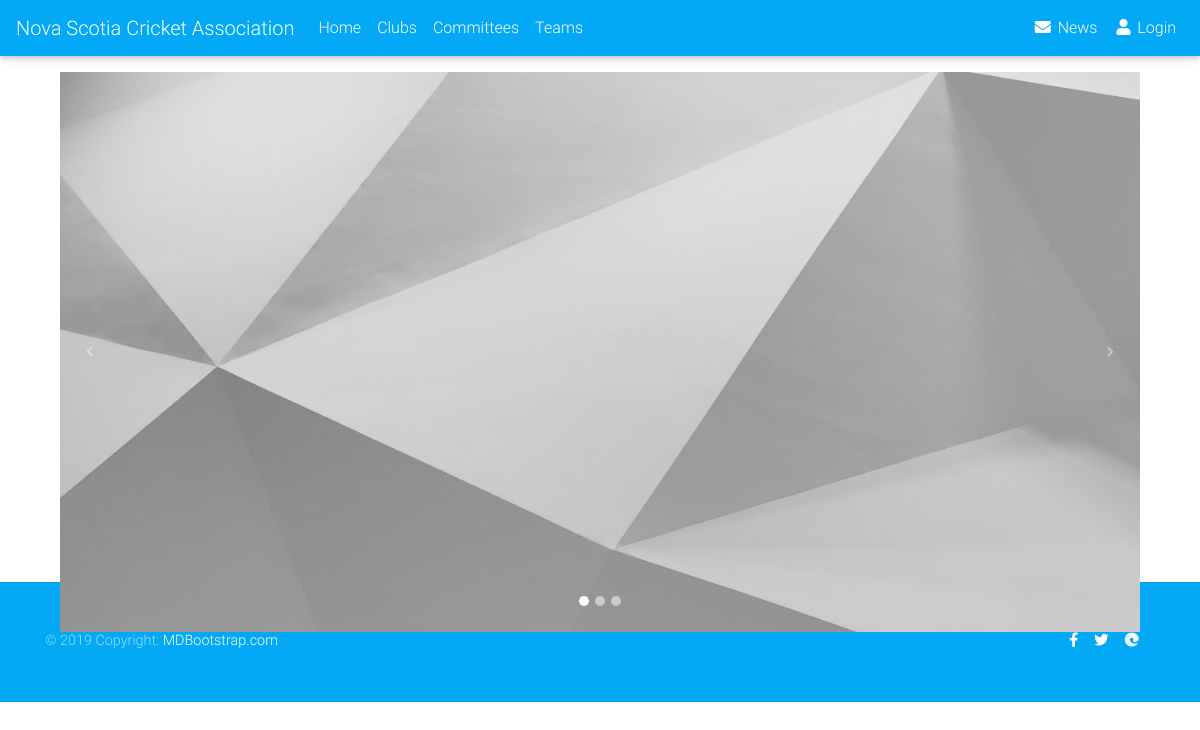
The page /devProgram.php on the database as committed earlier.
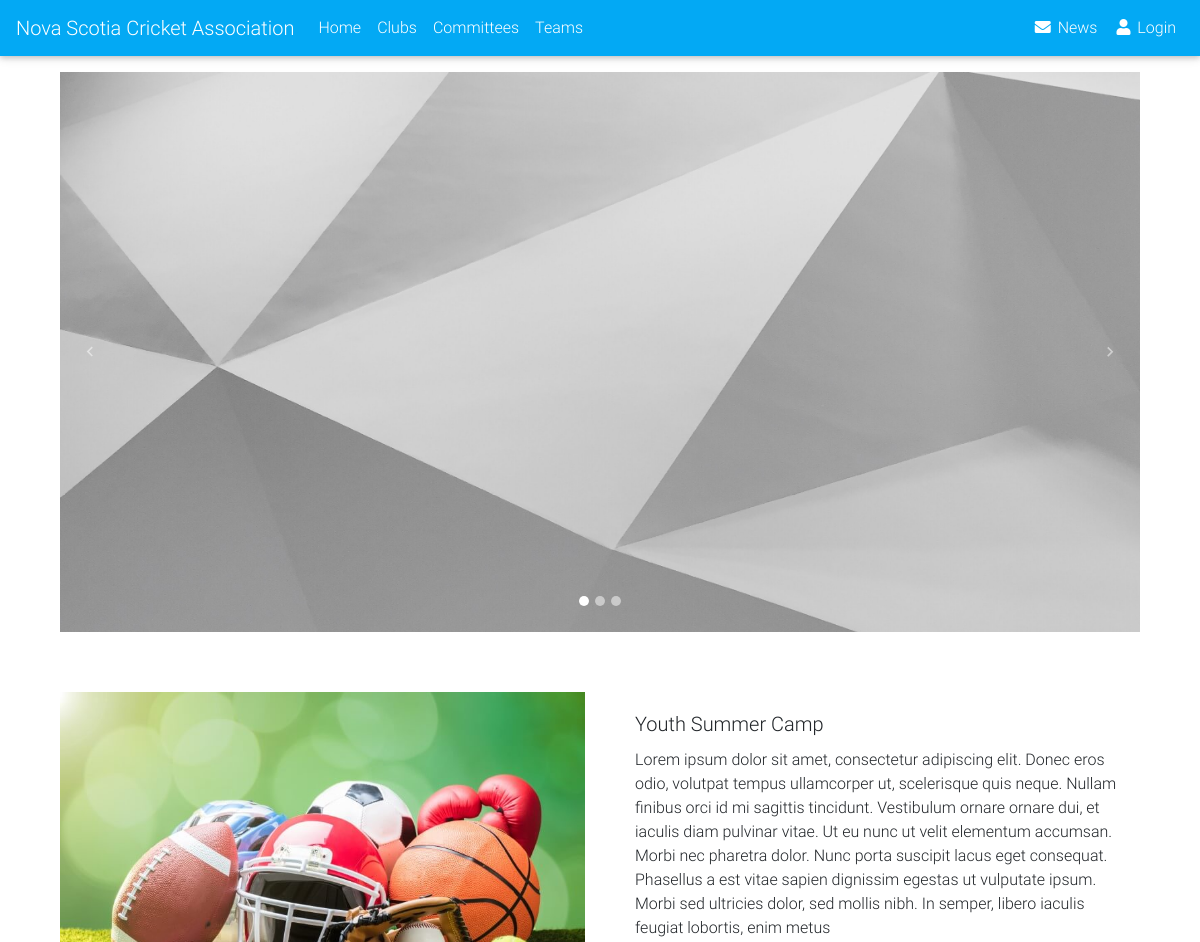
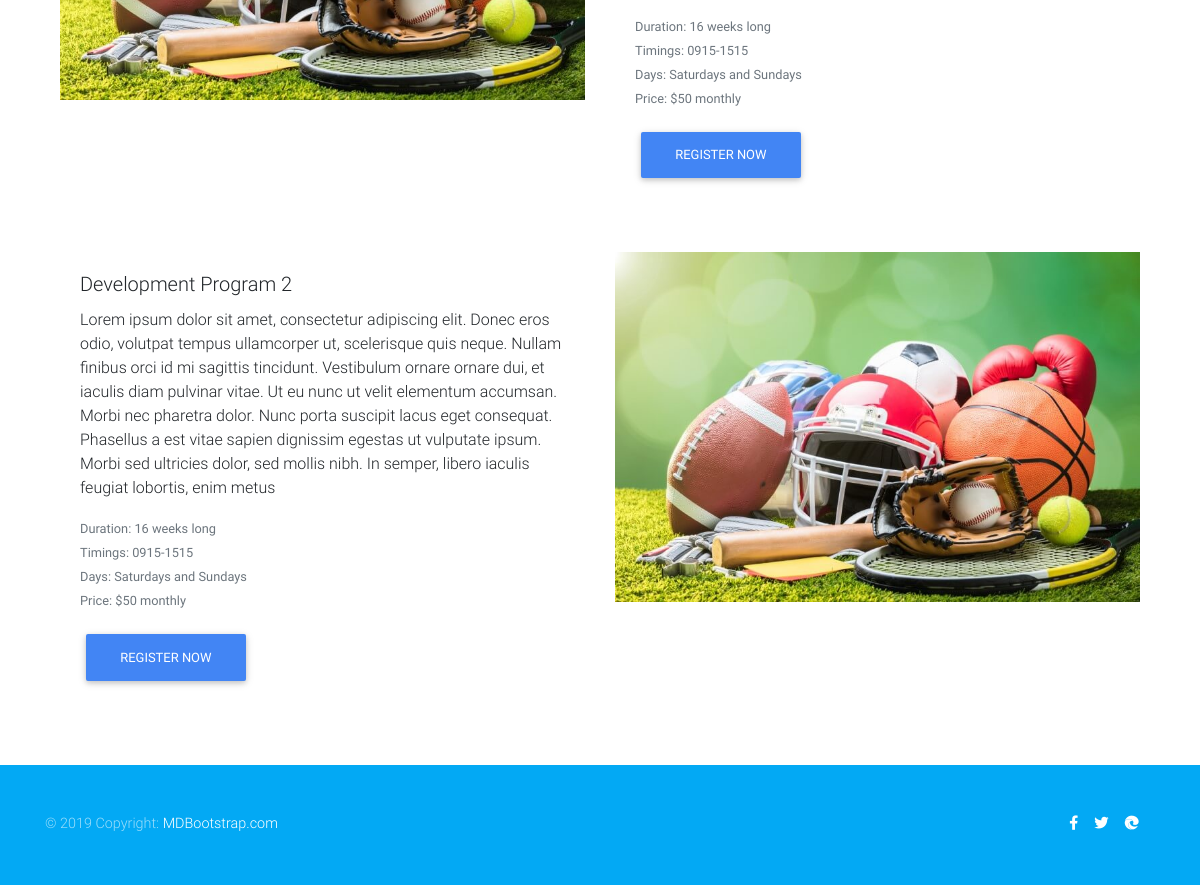
The same page on the database as committed later (2 pictures, top to bottom).
### tables this page shows
CREATE TABLE `nsca_devprograms` (
  `DevID` int NOT NULL,
  `Name` varchar(64) DEFAULT NULL,
  `Duration` varchar(64) DEFAULT NULL,
  `Description` varchar(512) DEFAULT NULL,
  `Time` varchar(64) DEFAULT NULL,
  `Charges` varchar(64) DEFAULT NULL,
  `Type` varchar(64) DEFAULT NULL,
  `DaysRun` varchar(64) DEFAULT NULL,
  `imgFolder` varchar(120) NOT NULL DEFAULT './img/DevProgram/default.jpg'
);

### devProgram.php (the view, shortened to what this page needs)
<?php
include 'includes/components/header.php';
?>
<link rel="stylesheet" type="text/css" href="../../css/devProgram.css">
<body>
    <div class = "content">
        <div class = "content-inside">
            <div id="carousel" class="carousel slide" data-ride="carousel">
                <ol class="carousel-indicators">
                    <li data-target="#carousel" data-slide-to="0" class="active"></li>
                    <li data-target="#carousel" data-slide-to="1"></li>
                    <li data-target="#carousel" data-slide-to="2"></li>
                </ol>
                <div class="carousel-inner" style="height: 70vh; width: 90vw; margin: auto; margin-top: 2vh;">
                    <div class="carousel-item active">
                        <img class="d-block w-100" src="./img/DevProgram/banner1-1.jpg" alt="First slide">
                    </div>
                </div>
                <a class="carousel-control-prev" href="#carousel" role="button" data-slide="prev">
                    <span class="carousel-control-prev-icon" aria-hidden="true"></span>
                </a>
                <a class="carousel-control-next" href="#carousel" role="button" data-slide="next">
                    <span class="carousel-control-next-icon" aria-hidden="true"></span>
                </a>
            </div>
            <?php
                $sql = "SELECT * FROM nsca_devPrograms";
                $result = $conn->query($sql);
                $class = "";
                if ($result->num_rows > 0) {
                    $counter = 0;
            ?>
            <div class="programs-board">
                <?php
                    while ($row = $result->fetch_assoc()) {
                        $counter++;
                        if ($counter%2 == 0) {
                            $class = "col order-last";
                        } else {
                            $class = "col";
                        }
                        echo "
                            <div class='mb-5' >
                            <div class='row g-0'>
                                <div class='$class'>
                                <img src='".$row["imgFolder"]."' style='width:100%' alt='description'>
                                </div>
                                <div class='col'>
                                    <div class='card-body'>
                                        <h5 class='card-title'>".$row["Name"]."</h5>
                                        <p class='card-text'>".$row["Description"]."</p>
                                        <p class='card-text'><small class='text-muted'>Duration: ".$row["Duration"]." long</small><br>
                                        <small class='text-muted'>Timings: ".$row["Time"]."</small><br>
                                        <small class='text-muted'>Days: ".$row["DaysRun"]."</small><br>
                                        <small class='text-muted'>Price: ".$row["Charges"]."</small></p>
                                        <a href='./regDevProgram.php?devID=".$row["DevID"]."' class='btn btn-primary'>Register Now</a>
                                    </div>
                                </div>
                            </div>
                        </div>
                        ";
                    }
                }
                ?>
            </div>
        </div>
    </div>
    <?php
        include 'includes/components/footer.php';
    ?>
</body>

### includes/components/header.php (shortened to what this page needs)
<!doctype html>
<html lang="en">
<head>
    <link rel="stylesheet" href="https://use.fontawesome.com/releases/v5.8.2/css/all.css">
    <link rel="stylesheet" type="text/css" href="../../css/bootstrap.css">
    <link rel="stylesheet" type="text/css" href="../../css/mdb.min.css">
    <link rel="stylesheet" type="text/css" href="../../css/style.css">
</head>
<?php
    if (!isset($loginOrRegistrationPage)) {
?>
<body>
<nav class="navbar navbar-expand-lg navbar-dark light-blue">
    <a class="navbar-brand" href="../../">Nova Scotia Cricket Association</a>
    <div class="collapse navbar-collapse" id="navbarNav">
        <ul class="navbar-nav">
            <li class="nav-item">
                <a class="nav-link" href="../../">Home <span class="sr-only">(current)</span></a>
            </li>
            <li class="nav-item">
                <a class="nav-link" href="../../Club.php">Clubs</a>
            </li>
            <li class="nav-item">
                <a class="nav-link" href="../../Committees.php">Committees</a>
            </li>
            <li class="nav-item">
                <a class="nav-link" href="../../TeamPage.php">Teams</a>
            </li>
        </ul>
        <ul class="navbar-nav ml-auto">
            <li class="nav-item">
                <a class="nav-link waves-effect waves-light" href="../../news.php">
                    <i class="fas fa-envelope"></i> News
                </a>
            </li>
            <?php
            if (isset($_SESSION['LoggedIn']) && $_SESSION['LoggedIn'] == true) { ?>
            <li class="nav-item dropdown">
                <a class="nav-link dropdown-toggle" id=\"navbarDropdownMenuLink-333\" data-toggle="dropdown"
                   aria-haspopup="true" aria-expanded="false">
                    <i class="fas fa-user"></i> <?php echo $_SESSION['FirstName']." ".$_SESSION['LastName']?> </a>
                <div class="dropdown-menu dropdown-menu-right dropdown-default\" aria-labelledby=\"navbarDropdownMenuLink-333\">
                    <a class="dropdown-item" href="../../UserProfile.php">My Profile</a>
                    <div class="dropdown-divider"></div>
                    <?php
                        if (isset($_SESSION['User_ID']) && CheckRole($_SESSION['User_ID']) == 'Admin') {
                            ?>
                            <a class="dropdown-item" href="../../admin/dashboard.php">Admin Dashboard</a>
                            <?php
                        }
                        if(preg_match("/admin/", $_SERVER["PHP_SELF"]) == 1) {
                            echo  '<a class="dropdown-item" href="../includes/components/logout.php">Logout</a>';
                        }
                        else {
                            echo '<a class="dropdown-item" href="includes/components/logout.php">Logout</a>';
                        }
                    ?>
                </div>
            </li>
            <?php
            } else {
                ?>
                <li class="nav-item">
                <a class="nav-link waves-effect waves-light" href="loginform.php">
                    <i class="fas fa-user"></i> Login
                </a>
                </li>
        <?php
            }
            ?>
        </ul>
    </div>
</nav>
            <?php
    }
?>

### includes/components/footer.php (shortened to what this page needs)
<footer class="page-footer font-small light-blue py-5" style="height: 120px;">
    <div class="container">
        <div class="row">
            <div class="col-md-6 d-flex justify-content-start">
                <div class="footer-copyright text-center bg-transparent">© 2019 Copyright:
                    <a href="https://mdbootstrap.com/education/bootstrap/"> MDBootstrap.com</a>
                </div>
            </div>
            <div class="col-md-6 d-flex justify-content-end">
                <ul class="list-unstyled d-flex mb-0">
                    <li>
                        <a href="https://www.facebook.com/novascotiacricket/" class="mr-3" role="button"><i class="fab fa-facebook-f"></i></a>
                    </li>
                    <li>
                        <a href="https://twitter.com/nscricket" class="mr-3" role="button"><i class="fab fa-twitter"></i></a>
                    </li>
                    <li>
                        <a href="http://www.novascotiacricket.com" class="mr-3" role="button"><i class="fab fab fa-edge"></i></a>
                    </li>
                </ul>
            </div>
        </div>
    </div>
</footer>
</body>
</html>

### css/devProgram.css (style rules this page uses)
.programs-board { display: flex; flex-direction: column; padding: 5%; }
footer { height: 50px; margin-top: -50px; }

Rows that differ between the two databases and show on the page:
added nsca_devprograms: imgFolder (placeholder picture), Name "Youth Summer Camp", Description "Lorem ipsum dolor sit amet, consectetur adipiscing elit. Donec eros odio, volutpat tempus ullamcorper ut, scelerisque quis neque. Nullam finibus orci id mi sagittis tincidunt. Vestibulum ornare ornare dui, et iaculis diam pulvinar vitae. Ut eu nunc ut velit elementum accumsan. Morbi nec pharetra dolor. Nunc porta suscipit lacus eget consequat. Phasellus a est vitae sapien dignissim egestas ut vulputate ipsum. Morbi sed ultricies dolor, sed mollis nibh. In semper, libero iaculis feugiat lobortis, enim metus", Duration "16 weeks", Time "0915-1515", DaysRun "Saturdays and Sundays", Charges "$50 monthly"
added nsca_devprograms: imgFolder (placeholder picture), Name "Development Program 2", Description "Lorem ipsum dolor sit amet, consectetur adipiscing elit. Donec eros odio, volutpat tempus ullamcorper ut, scelerisque quis neque. Nullam finibus orci id mi sagittis tincidunt. Vestibulum ornare ornare dui, et iaculis diam pulvinar vitae. Ut eu nunc ut velit elementum accumsan. Morbi nec pharetra dolor. Nunc porta suscipit lacus eget consequat. Phasellus a est vitae sapien dignissim egestas ut vulputate ipsum. Morbi sed ultricies dolor, sed mollis nibh. In semper, libero iaculis feugiat lobortis, enim metus", Duration "16 weeks", Time "0915-1515", DaysRun "Saturdays and Sundays", Charges "$50 monthly"
